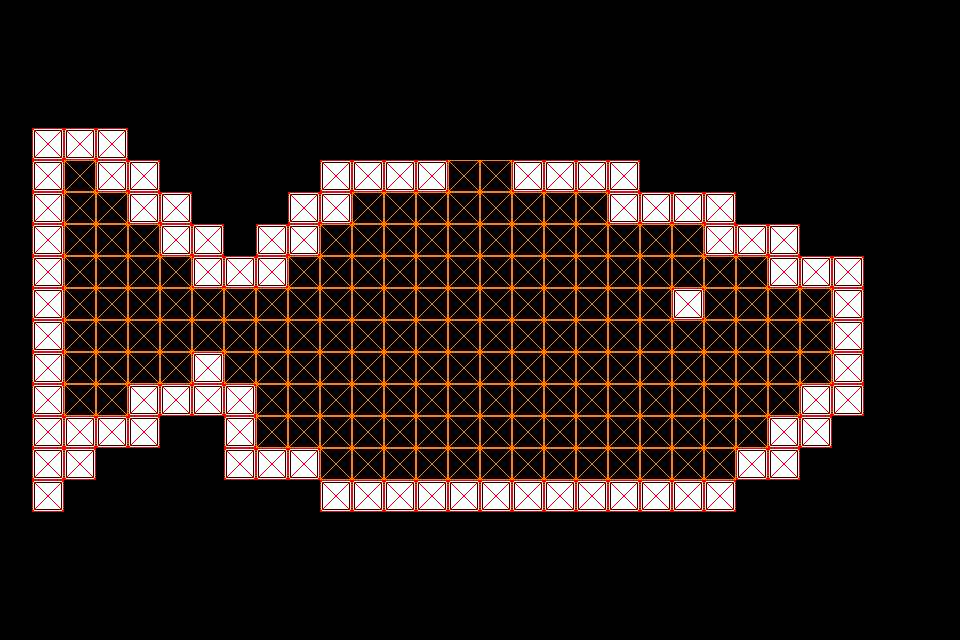

Below is a game level as drawn by its tile map, then a one-line description and the .tmx file that defines it, in full:
An orthogonal 30x20 tile map with 32x32 px tiles, 2 tile layers (Tiles, Collisions), 2 tilesets and 1 object (PlayerSpawn).

<map version="1.10" tiledversion="1.11.2" orientation="orthogonal" renderorder="right-down" width="30" height="20" tilewidth="32" tileheight="32" infinite="0" nextlayerid="4" nextobjectid="3">
 <editorsettings>
  <export target="../../src/PolyGone/Content/Maps/FishLevel.json" format="json" />
 </editorsettings>
 <tileset firstgid="1" source="../TiledSets/BasicTiles.tsx" />
 <tileset firstgid="17" source="../TiledSets/CollisionTiles.tsx" />
 <layer id="3" name="Tiles" width="30" height="20">
  <data encoding="csv">
0,0,0,0,0,0,0,0,0,0,0,0,0,0,0,0,0,0,0,0,0,0,0,0,0,0,0,0,0,0,
0,0,0,0,0,0,0,0,0,0,0,0,0,0,0,0,0,0,0,0,0,0,0,0,0,0,0,0,0,0,
0,0,0,0,0,0,0,0,0,0,0,0,0,0,0,0,0,0,0,0,0,0,0,0,0,0,0,0,0,0,
0,0,0,0,0,0,0,0,0,0,0,0,0,0,0,0,0,0,0,0,0,0,0,0,0,0,0,0,0,0,
0,1,1,1,0,0,0,0,0,0,0,0,0,0,0,0,0,0,0,0,0,0,0,0,0,0,0,0,0,0,
0,1,4,1,1,0,0,0,0,0,1,1,1,1,5,5,1,1,1,1,0,0,0,0,0,0,0,0,0,0,
0,1,4,4,1,1,0,0,0,1,1,4,4,4,4,4,4,4,4,1,1,1,1,0,0,0,0,0,0,0,
0,1,4,4,4,1,1,0,1,1,4,4,4,4,4,4,4,4,4,4,4,4,1,1,1,0,0,0,0,0,
0,1,4,4,4,4,1,1,1,4,4,4,4,4,4,4,4,4,4,4,4,4,4,4,1,1,1,0,0,0,
0,1,4,4,4,4,4,4,4,4,4,4,4,4,4,4,4,4,4,4,4,1,4,4,4,4,1,0,0,0,
0,1,4,4,4,4,4,4,4,4,4,4,4,4,4,4,4,4,4,4,4,4,4,4,4,4,1,0,0,0,
0,1,4,4,4,4,1,4,4,4,4,4,4,4,4,4,4,4,4,4,4,4,4,4,4,4,1,0,0,0,
0,1,4,4,1,1,1,1,4,4,4,4,4,4,4,4,4,4,4,4,4,4,4,4,4,1,1,0,0,0,
0,1,1,1,1,0,0,1,4,4,4,4,4,4,4,4,4,4,4,4,4,4,4,4,1,1,0,0,0,0,
0,1,1,0,0,0,0,1,1,1,4,4,4,4,4,4,4,4,4,4,4,4,4,1,1,0,0,0,0,0,
0,1,0,0,0,0,0,0,0,0,1,1,1,1,1,1,1,1,1,1,1,1,1,0,0,0,0,0,0,0,
0,0,0,0,0,0,0,0,0,0,0,0,0,0,0,0,0,0,0,0,0,0,0,0,0,0,0,0,0,0,
0,0,0,0,0,0,0,0,0,0,0,0,0,0,0,0,0,0,0,0,0,0,0,0,0,0,0,0,0,0,
0,0,0,0,0,0,0,0,0,0,0,0,0,0,0,0,0,0,0,0,0,0,0,0,0,0,0,0,0,0,
0,0,0,0,0,0,0,0,0,0,0,0,0,0,0,0,0,0,0,0,0,0,0,0,0,0,0,0,0,0
</data>
 </layer>
 <objectgroup id="2" name="Objects">
  <object id="1" type="PlayerSpawn" gid="2" x="416" y="160" width="32" height="32" />
 </objectgroup>
 <layer id="1" name="Collisions" width="30" height="20">
  <data encoding="csv">
0,0,0,0,0,0,0,0,0,0,0,0,0,0,0,0,0,0,0,0,0,0,0,0,0,0,0,0,0,0,
0,0,0,0,0,0,0,0,0,0,0,0,0,0,0,0,0,0,0,0,0,0,0,0,0,0,0,0,0,0,
0,0,0,0,0,0,0,0,0,0,0,0,0,0,0,0,0,0,0,0,0,0,0,0,0,0,0,0,0,0,
0,0,0,0,0,0,0,0,0,0,0,0,0,0,0,0,0,0,0,0,0,0,0,0,0,0,0,0,0,0,
0,17,17,17,0,0,0,0,0,0,0,0,0,0,0,0,0,0,0,0,0,0,0,0,0,0,0,0,0,0,
0,17,18,17,17,0,0,0,0,0,17,17,17,17,18,18,17,17,17,17,0,0,0,0,0,0,0,0,0,0,
0,17,18,18,17,17,0,0,0,17,17,18,18,18,18,18,18,18,18,17,17,17,17,0,0,0,0,0,0,0,
0,17,18,18,18,17,17,0,17,17,18,18,18,18,18,18,18,18,18,18,18,18,17,17,17,0,0,0,0,0,
0,17,18,18,18,18,17,17,17,18,18,18,18,18,18,18,18,18,18,18,18,18,18,18,17,17,17,0,0,0,
0,17,18,18,18,18,18,18,18,18,18,18,18,18,18,18,18,18,18,18,18,17,18,18,18,18,17,0,0,0,
0,17,18,18,18,18,18,18,18,18,18,18,18,18,18,18,18,18,18,18,18,18,18,18,18,18,17,0,0,0,
0,17,18,18,18,18,17,18,18,18,18,18,18,18,18,18,18,18,18,18,18,18,18,18,18,18,17,0,0,0,
0,17,18,18,17,17,17,17,18,18,18,18,18,18,18,18,18,18,18,18,18,18,18,18,18,17,17,0,0,0,
0,17,17,17,17,0,0,17,18,18,18,18,18,18,18,18,18,18,18,18,18,18,18,18,17,17,0,0,0,0,
0,17,17,0,0,0,0,17,17,17,18,18,18,18,18,18,18,18,18,18,18,18,18,17,17,0,0,0,0,0,
0,17,0,0,0,0,0,0,0,0,17,17,17,17,17,17,17,17,17,17,17,17,17,0,0,0,0,0,0,0,
0,0,0,0,0,0,0,0,0,0,0,0,0,0,0,0,0,0,0,0,0,0,0,0,0,0,0,0,0,0,
0,0,0,0,0,0,0,0,0,0,0,0,0,0,0,0,0,0,0,0,0,0,0,0,0,0,0,0,0,0,
0,0,0,0,0,0,0,0,0,0,0,0,0,0,0,0,0,0,0,0,0,0,0,0,0,0,0,0,0,0,
0,0,0,0,0,0,0,0,0,0,0,0,0,0,0,0,0,0,0,0,0,0,0,0,0,0,0,0,0,0
</data>
 </layer>
</map>
